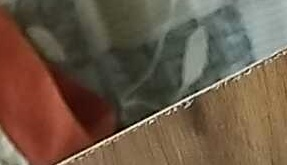
#> input picture sop-cv-service/debug_c1_raw.jpg, 287 x 165 px, given in place of the camera
$ python debug_gloves.py
#> lines starting #> are read from the running program, lines starting #| are printed output that depends on the picture; after the words box and inside, x2 and y2 are one past the last pixel; in counts of white or black regions, pixels touching at a corner belong together
import requests, cv2, numpy as np

import os, json

# Load config to get configured Camera 2 URL or USB index
CONFIG_PATH = os.path.join(os.path.dirname(__file__), 'config.json')
with open(CONFIG_PATH) as f:
#> (reads sop-cv-service/config.json from the repository)
    config = json.load(f)

cam2_source = config.get('camera2_index', config.get('ip_camera_url', 1))
if isinstance(cam2_source, str) and cam2_source.isdigit():
    cam2_source = int(cam2_source)

# Grab one frame from cam2 and check what colour ratios we're computing
print(f"Connecting to Camera 2 source: {cam2_source}...")
cap = cv2.VideoCapture(cam2_source)
cap.set(cv2.CAP_PROP_BUFFERSIZE, 1)
ret, frame = cap.read()
#> frame is the input picture: shape (165, 287, 3); mean B, G, R 71.3, 89.2, 108.3
cap.release()

if not ret:
    print(f"Could not read Camera 2 frame from source: {cam2_source}")
    exit()

h, w = frame.shape[:2]
#> h = 165; w = 287
roi = frame[h // 2:, :]   # bottom half
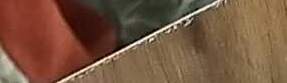
#> roi: shape (83, 287, 3); mean B, G, R 62.1, 85.1, 118.5
hsv = cv2.cvtColor(roi, cv2.COLOR_BGR2HSV)
#> hsv: shape (83, 287, 3); mean H, S, V 15.3, 123.2, 118.8

skin1 = cv2.inRange(hsv, (0, 30, 60), (20, 150, 255))
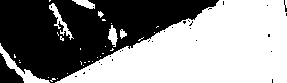
#> skin1: shape (83, 287); 55.3% white; 30 black regions (28 under 20 px), largest, box (x1, y1, x2, y2) and area: (0, 0, 219, 83) 10207, (0, 53, 24, 83) 363
skin2 = cv2.inRange(hsv, (160, 30, 60), (180, 150, 255))
#> skin2: shape (83, 287); every value is 0
skin_ratio = np.count_nonzero(cv2.bitwise_or(skin1, skin2)) / skin1.size
#> skin_ratio = 0.553

blue   = cv2.inRange(hsv, (100, 80, 60), (130, 255, 255))
purple = cv2.inRange(hsv, (130, 60, 60), (160, 255, 255))
green  = cv2.inRange(hsv, (40,  80, 60), (85,  255, 255))
colored_ratio = np.count_nonzero(cv2.bitwise_or(cv2.bitwise_or(blue, purple), green)) / skin1.size
#> colored_ratio = 0

print(f"Cam2 bottom-half analysis:")
print(f"  skin_ratio    = {skin_ratio:.4f}  (FAIL if >0.15)")
#|   skin_ratio    = 0.5530  (FAIL if >0.15)
print(f"  colored_ratio = {colored_ratio:.4f}  (PASS if >0.12)")
#|   colored_ratio = 0.0000  (PASS if >0.12)
print(f"  --> glove result = {'PASS' if colored_ratio>0.12 else 'FAIL' if skin_ratio>0.15 else 'UNKNOWN'}")
#|   --> glove result = FAIL

# Save annotated debug frame
debug = frame.copy()
cv2.rectangle(debug, (0, h//2), (w, h), (0, 165, 255), 2)
cv2.putText(debug, f"skin={skin_ratio:.3f} color={colored_ratio:.3f}", (10, h//2+30),
            cv2.FONT_HERSHEY_SIMPLEX, 0.7, (0,255,0), 2)
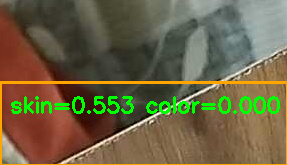
#> debug: shape (165, 287, 3); mean B, G, R 67.2, 98.4, 108.2
cv2.imwrite("cam2_glove_debug.jpg", debug)
print(f"\nSaved debug frame to cam2_glove_debug.jpg")
